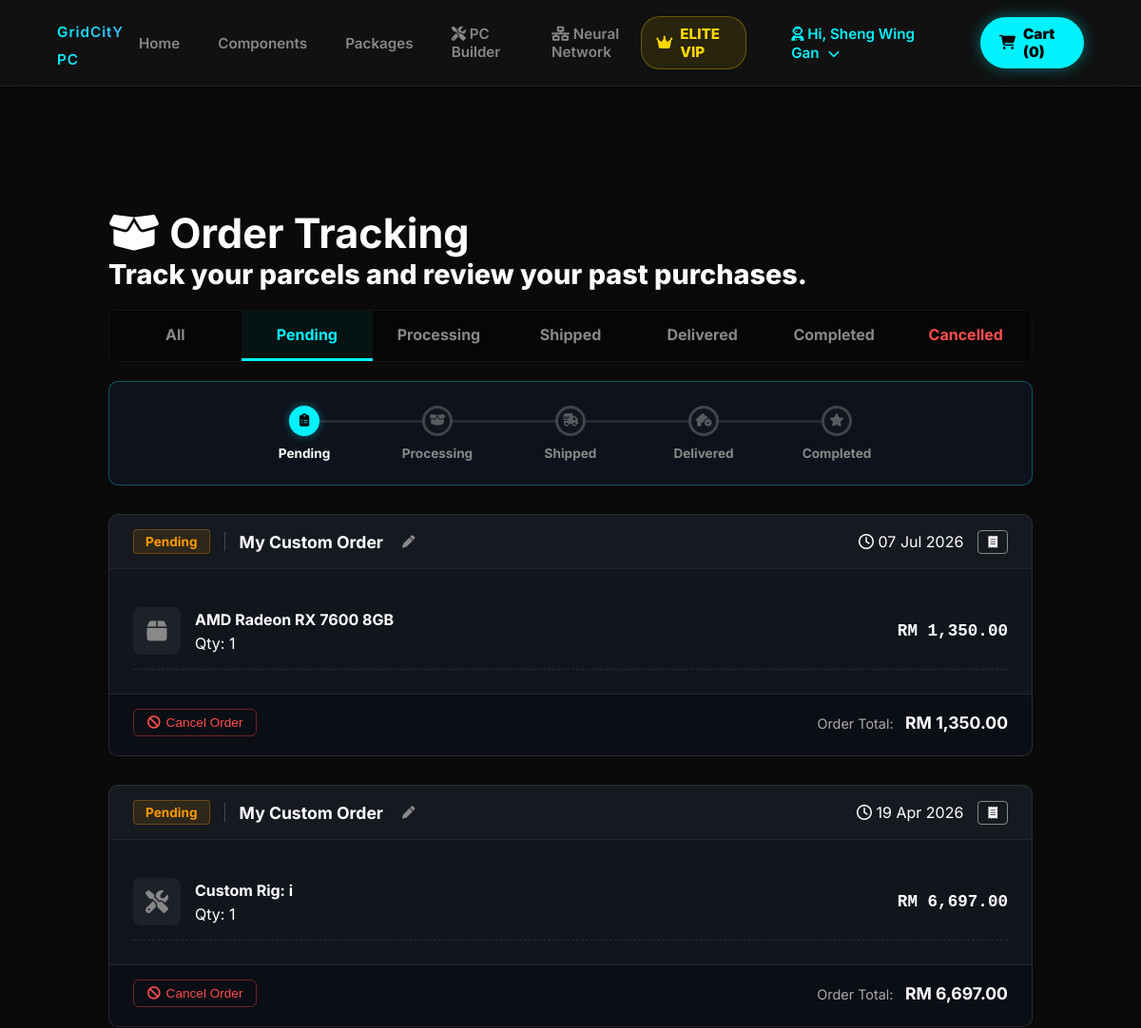
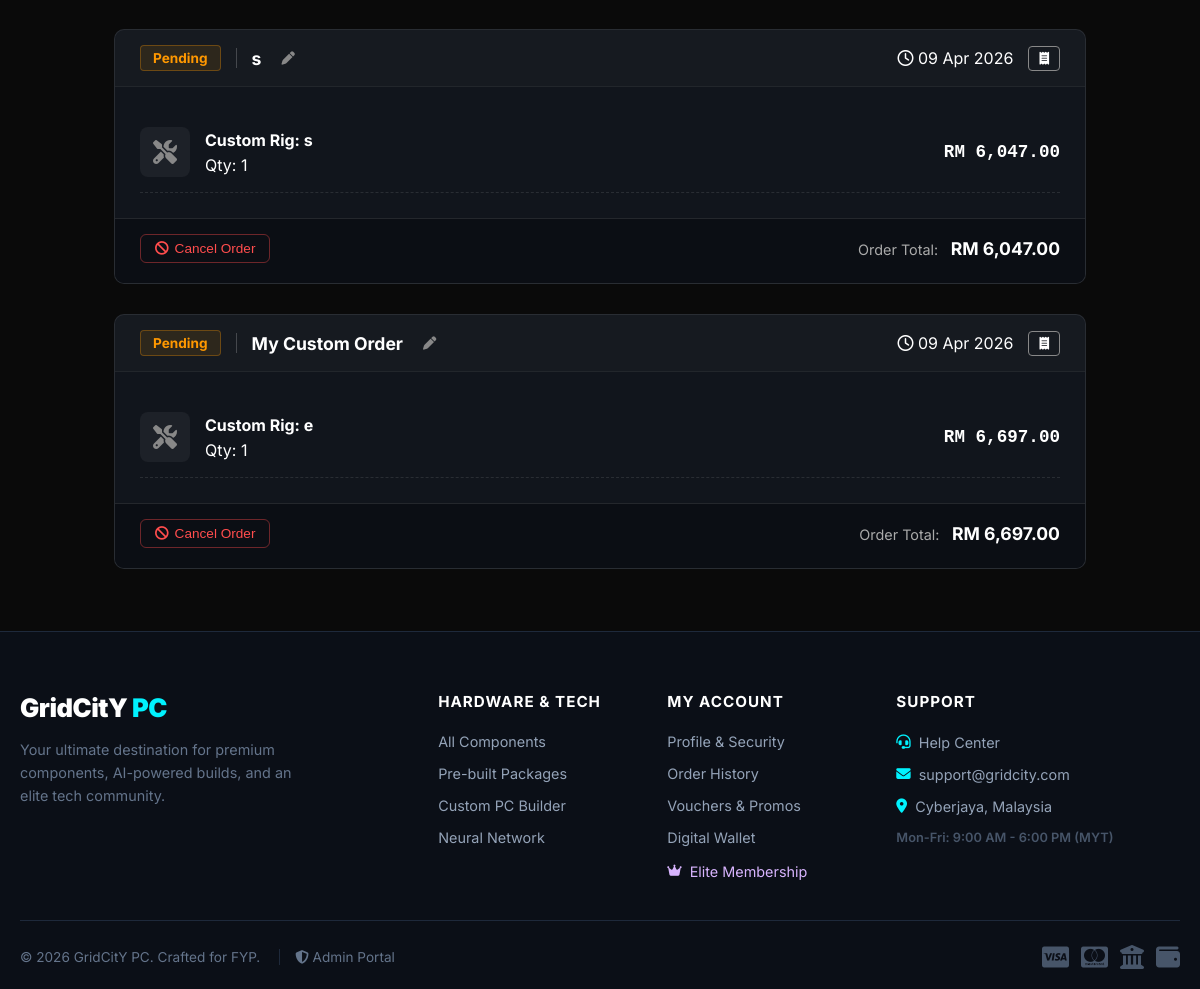
Screenshot of /my_orders.php?status=Pending (signed in) with the database file from the repository (2 pictures, top to bottom).
### tables this page shows
CREATE TABLE `orders` (
  `order_id` int(11) NOT NULL,
  `order_name` varchar(100) DEFAULT 'My Custom Order',
  `customer_id` int(11) NOT NULL,
  `order_date` datetime DEFAULT current_timestamp(),
  `total_amount` decimal(10,2) NOT NULL,
  `coins_used` int(11) NOT NULL DEFAULT 0,
  `discount_amount` decimal(10,2) NOT NULL DEFAULT 0.00,
  `shipping_address` text NOT NULL,
  `contact_number` varchar(20) DEFAULT NULL,
  `order_status` varchar(20) DEFAULT 'Pending'
);

CREATE TABLE `order_details` (
  `order_detail_id` int(11) NOT NULL,
  `order_id` int(11) NOT NULL,
  `product_id` int(11) DEFAULT NULL,
  `pc_build` int(11) DEFAULT NULL,
  `package_id` int(11) DEFAULT NULL,
  `affiliate_id` int(11) DEFAULT NULL,
  `quantity` int(11) NOT NULL,
  `unit_price` decimal(10,2) NOT NULL,
  `return_status` varchar(50) DEFAULT NULL,
  `return_reason` text DEFAULT NULL,
  `return_image` varchar(255) DEFAULT NULL
);

CREATE TABLE `products` (
  `product_id` int(11) NOT NULL,
  `category_id` int(11) NOT NULL,
  `product_name` varchar(100) NOT NULL,
  `description` text DEFAULT NULL,
  `price` decimal(10,2) NOT NULL,
  `stock_quantity` int(11) NOT NULL DEFAULT 0,
  `specifications` text DEFAULT NULL,
  `image_url` longtext DEFAULT NULL,
  `status` varchar(20) DEFAULT 'Available',
  `tdp_wattage` int(11) DEFAULT 0,
  `is_package` tinyint(1) DEFAULT 0,
  `socket_type` varchar(20) DEFAULT NULL COMMENT 'For CPU and Motherboard (e.g., LGA1700, AM5)',
  `ram_type` varchar(20) DEFAULT NULL COMMENT 'For Motherboard and RAM (e.g., DDR4, DDR5)',
  `performance_tier` int(2) DEFAULT 0 COMMENT '1-10 scale for AI Bottleneck calculation'
);

### my_orders.php (the view, shortened to what this page needs)
<?php
require_once 'config.php';
$customer_id = $_SESSION['customer_id'];
$auto_complete_query = "UPDATE orders SET order_status = 'Completed' WHERE order_status = 'Delivered' AND order_date <= DATE_SUB(NOW(), INTERVAL 7 DAY)";
$conn->query($auto_complete_query);
$current_filter = isset($_GET['status']) ? $_GET['status'] : 'All';
$orders = [];
if ($current_filter === 'All') {
    $query_orders = "SELECT * FROM orders WHERE customer_id = ? ORDER BY order_date DESC";
    $stmt = $conn->prepare($query_orders);
    $stmt->bind_param("i", $customer_id);
} else {
    $query_orders = "SELECT * FROM orders WHERE customer_id = ? AND order_status = ? ORDER BY order_date DESC";
    $stmt = $conn->prepare($query_orders);
    $stmt->bind_param("is", $customer_id, $current_filter);
}
$stmt->execute();
$result_orders = $stmt->get_result();
while ($row = $result_orders->fetch_assoc()) {
    $order_id = $row['order_id'];
    $query_details = "
        SELECT od.*, p.product_name, sb.build_name, pk.package_name,
               (SELECT COUNT(*) FROM reviews r WHERE r.product_id = od.product_id AND r.customer_id = ?) AS is_reviewed
        FROM order_details od
        LEFT JOIN products p ON od.product_id = p.product_id
        LEFT JOIN saved_builds sb ON od.pc_build = sb.pc_build
        LEFT JOIN packages pk ON od.package_id = pk.package_id
        WHERE od.order_id = ?
    ";
    $stmt_details = $conn->prepare($query_details);
    $stmt_details->bind_param("ii", $customer_id, $order_id);
    $stmt_details->execute();
    $result_details = $stmt_details->get_result();
    $items = [];
    while ($item = $result_details->fetch_assoc()) {
        $item_display_name = $item['product_name'];
        if (!$item_display_name) {
            if ($item['build_name']) {
                $item_display_name = "Custom Rig: " . $item['build_name'];
            } elseif ($item['package_name']) {
                $item_display_name = "Package: " . $item['package_name'];
            } else {
                $item_display_name = "Unknown Item";
            }
        }
        $item['display_name'] = $item_display_name;
        $items[] = $item;
    }
    $row['items'] = $items;
    $orders[] = $row;
}
$show_timeline = true;
$tab_index = -1;
switch($current_filter) {
    case 'Pending': $tab_index = 0; break;
}
?>
<!DOCTYPE html>
<html lang="en">
<head>
    <link rel="stylesheet" href="https://cdnjs.cloudflare.com/ajax/libs/font-awesome/6.4.0/css/all.min.css">
    <link rel="stylesheet" href="css/style.css">
</head>
<body>
    <?php include 'includes/header.php'; ?>
    <main class="main-container cart-page-wrapper">
        <div class="auth-title" style="text-align: left; margin-bottom: 20px;">
            <h2><i class="fa-solid fa-box-open"></i> Order Tracking</h2>
            <p class="specs">Track your parcels and review your past purchases.</p>
        </div>
        <div class="order-tabs">
            <a href="my_orders.php?status=All" class="<?php echo $current_filter == 'All' ? 'active' : ''; ?>">All</a>
            <a href="my_orders.php?status=Pending" class="<?php echo $current_filter == 'Pending' ? 'active' : ''; ?>">Pending</a>
            <a href="my_orders.php?status=Processing" class="<?php echo $current_filter == 'Processing' ? 'active' : ''; ?>">Processing</a>
            <a href="my_orders.php?status=Shipped" class="<?php echo $current_filter == 'Shipped' ? 'active' : ''; ?>">Shipped</a>
            <a href="my_orders.php?status=Delivered" class="<?php echo $current_filter == 'Delivered' ? 'active' : ''; ?>">Delivered</a>
            <a href="my_orders.php?status=Completed" class="<?php echo $current_filter == 'Completed' ? 'active' : ''; ?>">Completed</a>
            <a href="my_orders.php?status=Cancelled" class="<?php echo $current_filter == 'Cancelled' ? 'active' : ''; ?>" style="color: #ff4d4d;">Cancelled</a>
        </div>
        <?php if ($show_timeline): ?>
            <div class="global-timeline">
                <div class="timeline">
                    <div class="step <?php echo $tab_index >= 0 ? 'active' : ''; ?>">
                        <div class="icon"><i class="fa-solid fa-clipboard-list"></i></div>
                        <div class="text">Pending</div>
                    </div>
                    <div class="step <?php echo $tab_index >= 1 ? 'active' : ''; ?>">
                        <div class="icon"><i class="fa-solid fa-box-open"></i></div>
                        <div class="text">Processing</div>
                    </div>
                    <div class="step <?php echo $tab_index >= 2 ? 'active' : ''; ?>">
                        <div class="icon"><i class="fa-solid fa-truck-fast"></i></div>
                        <div class="text">Shipped</div>
                    </div>
                    <div class="step <?php echo $tab_index >= 3 ? 'active' : ''; ?>">
                        <div class="icon"><i class="fa-solid fa-house-circle-check"></i></div>
                        <div class="text">Delivered</div>
                    </div>
                    <div class="step <?php echo $tab_index >= 4 ? 'active' : ''; ?>">
                        <div class="icon"><i class="fa-solid fa-star"></i></div>
                        <div class="text">Completed</div>
                    </div>
                </div>
            </div>
        <?php endif; ?>
        <?php if (empty($orders)): ?>
            <div class="cart-empty-state">
                <i class="fa-solid fa-box" style="font-size: 3rem; color: var(--text-muted); margin-bottom: 15px;"></i>
                <h3 style="color: var(--text-main);">No orders found in this category.</h3>
            </div>
        <?php else: ?>
            <?php foreach ($orders as $order): ?>
                <div class="order-card">
                    <div class="order-header">
                        <div style="display: flex; align-items: center; gap: 10px;">
                            <span class="status-badge badge-<?php echo htmlspecialchars($order['order_status']); ?>">
                                <?php echo htmlspecialchars($order['order_status']); ?>
                            </span>
                            <span style="color: var(--text-main); font-weight: bold; font-size: 1.1rem;">
                                <?php echo htmlspecialchars($order['order_name'] ?? 'Order #' . str_pad($order['order_id'], 5, "0", STR_PAD_LEFT)); ?>
                            </span>
                            <?php if (in_array($order['order_status'], ['Pending', 'Processing', 'Shipped'])): ?>
                            <button class="btn-rename" onclick="promptRename(<?php echo $order['order_id']; ?>, '<?php echo addslashes(htmlspecialchars($order['order_name'] ?? 'Order #'.$order['order_id'])); ?>')">
                                <i class="fa-solid fa-pen"></i>
                            </button>
                            <?php endif; ?>
                        </div>
                        <div style="display: flex; gap: 15px; align-items: center;">
                            <span class="specs"><i class="fa-regular fa-clock"></i> <?php echo date('d M Y', strtotime($order['order_date'])); ?></span>
                            <a href="invoice.php?id=<?php echo $order['order_id']; ?>" target="_blank" class="btn" style="padding: 4px 10px; border: 1px solid var(--text-muted); color: var(--text-main); border-radius: 4px; font-size: 0.8rem; text-decoration: none;">
                                <i class="fa-solid fa-receipt"></i>
                            </a>
                        </div>
                    </div>
<div class="order-body" style="display: flex; flex-direction: column; width: 100%;">
    <?php
    foreach ($order['items'] as $item):
    ?>
        <div class="order-item-wrapper" style="display: flex; justify-content: space-between; align-items: center; padding: 15px 0; border-bottom: 1px dashed rgba(255,255,255,0.1);">
            <div class="item-info" style="display: flex; gap: 15px; align-items: center; flex: 1;">
                <div class="item-thumb" style="width: 50px; height: 50px; background: rgba(255,255,255,0.05); border-radius: 8px; display: flex; justify-content: center; align-items: center;">
                    <i class="fa-solid <?php echo strpos(strtolower($item['display_name']), 'custom') !== false ? 'fa-screwdriver-wrench' : 'fa-box'; ?>" style="font-size: 1.5rem; color: var(--text-muted);"></i>
                </div>
                <div>
                    <h4 style="color: var(--text-main); margin: 0 0 5px 0; font-size: 1rem;">
                        <?php echo htmlspecialchars($item['display_name']); ?>
                    </h4>
                    <span class="specs">Qty: <?php echo $item['quantity']; ?></span>
                </div>
            </div>
           <div class="item-actions" style="display: flex; flex-direction: column; align-items: flex-end; gap: 8px;">
                <div style="color: var(--text-main); font-weight: bold; font-size: 1.1rem; font-family: 'JetBrains Mono', monospace;">
                    RM <?php echo number_format($item['unit_price'], 2); ?>
                </div>
            </div>
            </div>
    <?php endforeach; ?>
</div>
<div class="order-footer" style="display: flex; justify-content: space-between; align-items: center; padding-top: 15px;">
    <div style="display: flex; gap: 10px;"> <?php if ($order['order_status'] == 'Delivered'): ?>
            <form method="POST" action="my_orders.php" style="margin: 0;">
                <input type="hidden" name="action" value="complete_order">
                <input type="hidden" name="order_id" value="<?php echo $order['order_id']; ?>">
                <button type="submit" class="btn-received" onclick="return confirm('Have you received the products in good condition?');">
                    <i class="fa-solid fa-box-open"></i> Order Received
                </button>
            </form>
        <?php endif; ?>
        <?php if ($order['order_status'] == 'Pending'): ?>
            <form method="POST" action="my_orders.php" style="margin: 0;">
                <button type="submit" class="btn-outline-muted" style="color: #ff4d4d; border-color: rgba(255, 77, 77, 0.4);" onclick="return confirm('Are you sure you want to cancel this order? RM <?php echo number_format($order['total_amount'], 2); ?> will be refunded to your wallet immediately.');">
                    <i class="fa-solid fa-ban"></i> Cancel Order
                </button>
            </form>
        <?php endif; ?>
    </div> <div style="text-align: right;">
        <span style="color: #aaa; font-size: 0.9rem;">Order Total:</span>
        <strong style="color: #fff; font-size: 1.1rem; margin-left: 8px;">RM <?php echo number_format($order['total_amount'], 2); ?></strong>
    </div>
</div> </div> <?php endforeach; ?> <?php endif; ?> </main> <?php include 'includes/footer.php'; ?>
</body>
</html>

### css/style.css (style rules this page uses)
:root { --bg-main: #0a0a0a; --bg-surface: #141414; --bg-glass: rgba(20, 20, 20, 0.7); --accent-blue: #00f2fe; --accent-purple: #4facfe; --text-main: #ffffff; --text-muted: #888888; --border-color: rgba(255, 255, 255, 0.08); --border-radius: 12px; --transition-fast: all 0.2s ease-in-out; --transition-smooth: all 0.4s cubic-bezier(0.16, 1, 0.3, 1); }
* { margin: 0; padding: 0; box-sizing: border-box; }
body { background-color: var(--bg-main); color: var(--text-main); font-family: 'Inter', sans-serif; display: flex; flex-direction: column; min-height: 100vh; overflow-x: hidden; }
a { text-decoration: none; color: inherit; }
.btn { display: inline-block; padding: 12px 28px; border-radius: 8px; font-weight: 600; text-align: center; cursor: pointer; transition: var(--transition-smooth); border: none; }
.main-container { width: 90%; max-width: 1200px; margin: 3rem auto 0 auto; flex: 1; display: flex; flex-direction: column; }
.auth-title { text-align: center; font-size: 1.8rem; font-weight: 800; margin-bottom: 2rem; color: var(--text-main); }
.cart-page-wrapper { padding: 2rem 0; }
.order-tabs { display: flex; background: rgba(0,0,0,0.3); border-radius: 8px; margin-bottom: 20px; overflow: hidden; border: 1px solid rgba(255,255,255,0.05); }
.order-tabs a { flex: 1; text-align: center; padding: 15px 0; color: var(--text-muted); text-decoration: none; font-weight: bold; transition: 0.3s; border-bottom: 3px solid transparent; }
.order-tabs a.active { color: var(--accent-blue); border-bottom: 3px solid var(--accent-blue); background: rgba(0, 243, 255, 0.05); }
.global-timeline { background: rgba(15, 20, 30, 0.95); border: 1px solid rgba(0, 243, 255, 0.3); border-radius: 10px; padding: 25px 10px; margin-bottom: 30px; box-shadow: 0 4px 15px rgba(0, 0, 0, 0.3); }
.timeline { display: flex; justify-content: space-between; align-items: center; position: relative; max-width: 650px; margin: 0 auto; }
.timeline::before { content: ''; position: absolute; top: 15px; left: 40px; right: 40px; height: 3px; background: rgba(255,255,255,0.1); z-index: 1; }
.step { position: relative; z-index: 2; text-align: center; width: 90px; }
.step .icon { width: 32px; height: 32px; border-radius: 50%; background: #11151c; border: 3px solid rgba(255,255,255,0.2); color: rgba(255,255,255,0.3); display: flex; align-items: center; justify-content: center; margin: 0 auto 10px auto; font-size: 0.85rem; transition: 0.4s; }
.step .text { font-size: 0.85rem; color: var(--text-muted); font-weight: bold; }
.step.active .icon { background: var(--accent-blue); border-color: rgba(0, 243, 255, 0.4); color: #000; box-shadow: 0 0 10px rgba(0, 243, 255, 0.4); }
.step.active .text { color: var(--text-main); }
.step.active ~ .step::after { display: none; }
.order-card { background: #11151c; border: 1px solid rgba(255, 255, 255, 0.1); border-radius: 10px; margin-bottom: 30px; overflow: hidden; transition: 0.3s; }
.order-header { background: rgba(255, 255, 255, 0.02); padding: 15px 25px; display: flex; justify-content: space-between; align-items: center; border-bottom: 1px solid rgba(255, 255, 255, 0.05); }
.order-body { padding: 25px; }
.order-footer { background: #0b0e14; padding: 20px 25px; display: flex; justify-content: space-between; align-items: center; border-top: 1px solid rgba(255, 255, 255, 0.1); }
.status-badge { padding: 4px 12px; border-radius: 4px; font-size: 0.85rem; font-weight: bold; border: 1px solid; }
.badge-Pending { color: #ff9800; border-color: rgba(255, 152, 0, 0.3); background: rgba(255, 152, 0, 0.1); }
.btn-rename { background: none; border: none; color: var(--text-muted); cursor: pointer; margin-left: 10px; transition: 0.3s; }

### my_orders.php (style rules this page uses)
.btn-outline-muted { background: transparent; border: 1px solid rgba(255, 255, 255, 0.2); color: #aaa; padding: 6px 14px; border-radius: 6px; font-size: 0.85rem; cursor: pointer; transition: all 0.3s ease; display: inline-flex; align-items: center; gap: 6px; }

### includes/footer.php (style rules this page uses)
body { margin: 0 !important; padding: 0 !important; overflow-x: hidden; }

### rows the page displays
orders: order_status "Pending", order_name "My Custom Order", order_date "07 Jul 2026", total_amount "1,350.00"
order_details: product.product_name "AMD Radeon RX 7600 8GB", quantity "1", unit_price "1,350.00"
orders: order_status "Pending", order_name "My Custom Order", order_date "19 Apr 2026", total_amount "6,697.00"
order_details: display_name "Custom Rig: i", quantity "1", unit_price "6,697.00"
orders: order_status "Pending", order_name "s", order_date "09 Apr 2026", total_amount "6,047.00"
order_details: display_name "Custom Rig: s", quantity "1", unit_price "6,047.00"
orders: order_status "Pending", order_name "My Custom Order", order_date "09 Apr 2026", total_amount "6,697.00"
order_details: display_name "Custom Rig: e", quantity "1", unit_price "6,697.00"

### other values shown
$_SESSION['username'] "Sheng Wing Gan"
$cart_item_count "0"
